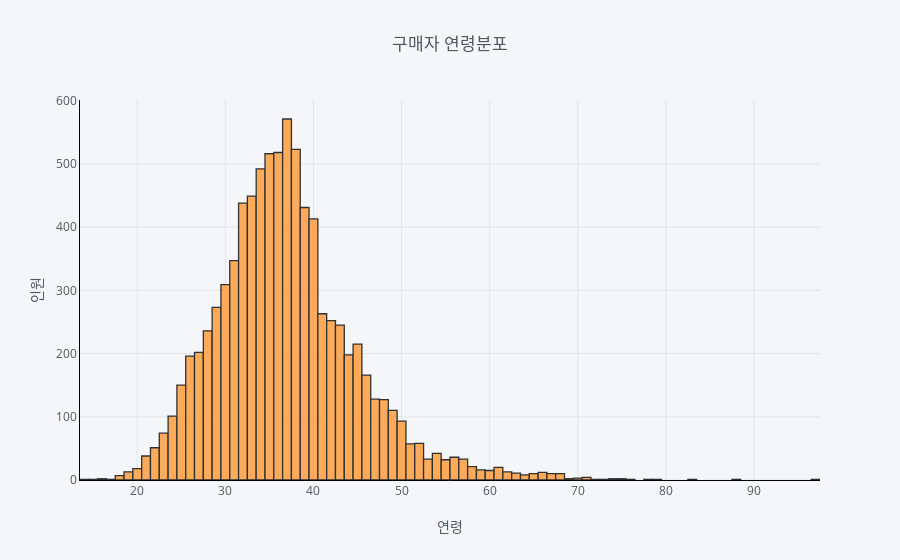

Write notebook code for a chart like this one.
### Code cell
import cufflinks
from plotly.offline import iplot
cufflinks.go_offline()

df_age.groupby(['CUST_ID']).max()['AGE'].iplot(
    kind='hist',
    bins=100,
    xTitle='연령',
    linecolor='black',
    yTitle='인원',
    title='구매자 연령분포')

### Figure 1 — Plotly figure (JSON) as saved in the notebook; plotly's stock layout.template omitted (floating-point values rounded to 4 significant figures; data arrays with more than 128 entries replaced by an {"elided": "..."} marker saying what was removed)
{"data": [{"histfunc": "count", "histnorm": "", "marker": {"color": "rgba(255, 153, 51, 1.0)", "line": {"color": "#000000", "width": 1.3}}, "name": "AGE", "nbinsx": 100, "opacity": 0.8, "orientation": "v", "type": "histogram", "uid": "26250549-3d91-467d-89af-bd4196413842", "x": {"elided": "8626 int values"}}], "layout": {"barmode": "overlay", "legend": {"bgcolor": "#F5F6F9", "font": {"color": "#4D5663"}}, "paper_bgcolor": "#F5F6F9", "plot_bgcolor": "#F5F6F9", "title": {"font": {"color": "#4D5663"}, "text": "구매자 연령분포"}, "xaxis": {"gridcolor": "#E1E5ED", "linecolor": "black", "showgrid": true, "tickfont": {"color": "#4D5663"}, "title": {"font": {"color": "#4D5663"}, "text": "연령"}, "zerolinecolor": "#E1E5ED"}, "yaxis": {"gridcolor": "#E1E5ED", "linecolor": "black", "showgrid": true, "tickfont": {"color": "#4D5663"}, "title": {"font": {"color": "#4D5663"}, "text": "인원"}, "zerolinecolor": "#E1E5ED"}}}
